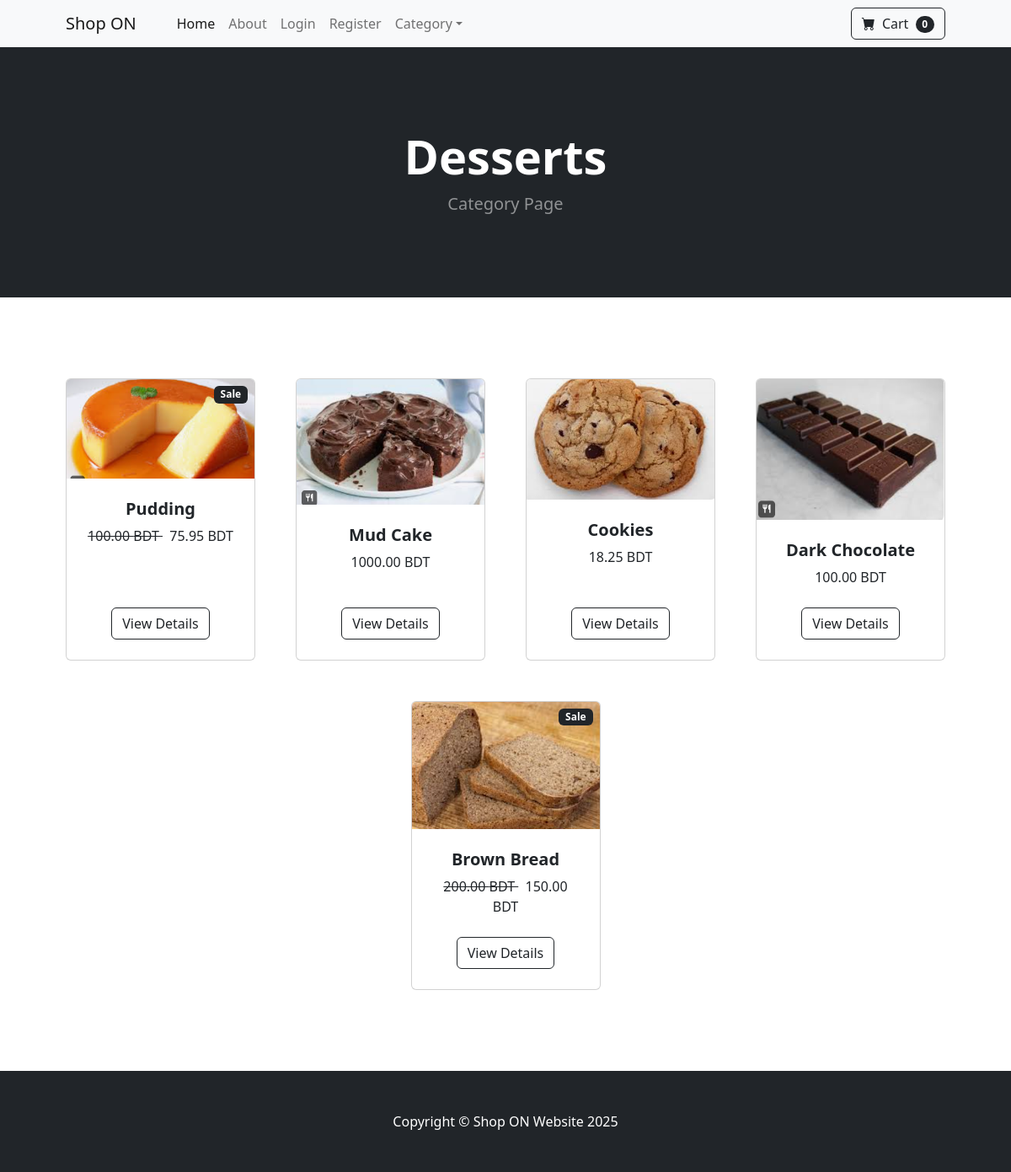
The page /category/Desserts on the database its author committed.
### store/models.py (models this page shows, shortened)
class Category(models.Model):
  name = models.CharField(max_length=50)
  def __str__(self):
    return self.name
  class Meta:
    verbose_name_plural = 'Categories'

class Product(models.Model):
  name = models.CharField(max_length=100)
  price = models.DecimalField(default=0, decimal_places=2, max_digits=10)
  category = models.ForeignKey(Category, on_delete=models.CASCADE, default=1)
  description = models.CharField(max_length=500, default='', blank=True, null=True)
  image = models.ImageField(upload_to='uploads/product/')
  is_sale = models.BooleanField(default=False)
  sale_price = models.DecimalField(default=0, decimal_places=2, max_digits=10)

### store/views.py (the view)
# urls.py: path('category/<str:foo>', views.category, name='category'),
def category(request, foo):
    foo = foo.replace('-', ' ')
    try:
        category = Category.objects.get(name=foo)
        products = Product.objects.filter(category=category)
        return render(request, 'category.html', {'products':products, 'category':category})
    except:
        messages.success(request, ("No Category found"))
        return redirect('home')

### cart/cart.py (called while the page is built)
  def __len__(self):
    return len(self.cart)

### cart/context_processors.py (called while the page is built)
def cart(request):
  return {'cart': Cart(request)}

### store/templates/category.html
{% extends 'base.html' %}
    {% block content %}
        <header class="bg-dark py-5">
            <div class="container px-4 px-lg-5 my-5">
                <div class="text-center text-white">
                    <h1 class="display-4 fw-bolder">{{ category }}</h1>
                    <p class="lead fw-normal text-white-50 mb-0">Category Page</p>
                </div>
            </div>
        </header>
        <section class="py-5">
            <div class="container px-4 px-lg-5 mt-5">
                <div class="row gx-4 gx-lg-5 row-cols-2 row-cols-md-3 row-cols-xl-4 justify-content-center">
                    {% for product in products %}
                        {% if product.is_sale %}
                        <div class="col mb-5">
                            <div class="card h-100">
                                <div class="badge bg-dark text-white position-absolute" style="top: 0.5rem; right:0.5rem">Sale</div>
                                <img class="card-img-top" src="{{ product.image.url }}" alt="..." />
                                <div class="card-body p-4">
                                    <div class="text-center">
                                        <h5 class="fw-bolder">{{ product.name }}</h5>
                                        <strike> {{ product.price }} BDT </strike> &nbsp
                                        {{ product.sale_price }} BDT
                                    </div>
                                </div>
                                <div class="card-footer p-4 pt-0 border-top-0 bg-transparent">
                                    <div class="text-center"><a class="btn btn-outline-dark mt-auto" href="{% url 'product' product.id  %}">View Details</a></div>
                                </div>
                            </div>
                        </div>
                        {% else %}
                    <div class="col mb-5">
                        <div class="card h-100">
                            <img class="card-img-top" src="{{ product.image.url }}" alt="..." />
                            <div class="card-body p-4">
                                <div class="text-center">
                                    <h5 class="fw-bolder">{{ product.name }}</h5>
                                    {{ product.price }} BDT
                                </div>
                            </div>
                            <div class="card-footer p-4 pt-0 border-top-0 bg-transparent">
                                <div class="text-center"><a class="btn btn-outline-dark mt-auto" href="{% url 'product' product.id  %}">View Details</a></div>
                            </div>
                        </div>
                    </div>
                        {% endif %}
                    {% endfor %}
            </div>
        </section>
    {% endblock %}

### rows shown on the page
Category: name "Desserts"
Product: image (picture), name "Pudding", price "100.00", sale_price "75.95"
Product: image (picture), name "Mud Cake", price "1000.00"
Product: image (picture), name "Cookies", price "18.25"
Product: image (picture), name "Dark Chocolate", price "100.00"
Product: image (picture), name "Brown Bread", price "200.00", sale_price "150.00"

### other values the page prints
{{ cart|length }} "0"
